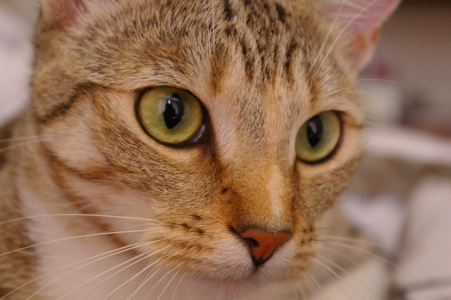
#> input picture skimage.data.chelsea(), 451 x 300 px
$ jupyter execute --allow-errors 02_clip.ipynb
#> lines starting #> are read from the running program, lines starting #| are printed output that depends on the picture
# セミナーII 第2回 実践：画像と文章の類似度で分類・検索する（CLIP）

**CLIP** は、画像と文章を、同じ512次元のベクトル空間に埋め込むモデルです。画像のベクトルと文章のベクトルのコサイン類似度を計算すれば、

- 画像に一番近い文章を候補から選ぶ → 好きな言葉をクラスにした分類（**ゼロショット分類**）
- 文章に一番近い画像を探す → 文章による画像の検索

ができます。画像の側には、講義で見た ViT が使われています。第1回では37品種の分類を学習しましたが、CLIP はこれを学習なしで解けます（5-3）。

**最初に**

1. メニューの「ファイル」→「ドライブにコピーを保存」で、自分のコピーを作ります。
2. 「ランタイム」→「ランタイムのタイプを変更」で **GPU**（T4 など）を選びます。
3. 上のセルから順に実行します（セルの左の ▶、または **Shift + Enter**）。

ログインや Google ドライブへのアクセスの許可は必要ありません。全体で約35分（うち計算 約3分）です。

- セルの右に入力欄やプルダウンが出るセルでは、そこで値を選んでから実行します（コードを書き換えても同じです）。
- 図を描く関数のセルは、コードを畳んであります。実行するだけでかまいません。
- このモデルは英語の文章で学習しています。ラベルや検索の文章は英語で書いてください。
- しばらく操作しないと接続が切れます。`NameError` が出たときは、1. から順に実行し直してください。

## 0. このノートブックの流れ

目安：約1分

| 節 | やること |
| --- | --- |
| 1. 準備 | ライブラリとモデルを読み込む |
| 2. 手法を知る | 第1回の分類との違い、CLIP の仕組み、学習のしかた（対照学習） |
| 3. 例の画像で試す | ゼロショット分類を、途中の値を見ながら1枚ずつ追う |
| 4. 自分の画像で試す | 自分の写真を、自分で決めたラベルで分類する |
| 5. やってみよう | ラベルの文章を変える、候補にない答え、第1回の37品種を解く |
| 6. 活用 | 文章で画像を検索する、似た画像を検索する |
| 7. まとめ | 分かったことと、苦手なこと |

## 1. 準備

目安：約3分（うち計算 約1分）

`device: cuda` と GPU の名前が表示されれば準備完了です。`device: cpu` と表示されたら、「ランタイム」→「ランタイムのタイプを変更」で GPU を選んで、もう一度実行してください。

[cell 1]
import importlib.util
import io
import subprocess
import sys
import time

# Colab に入っていないライブラリがあれば入れる
for package in ["transformers", "datasets", "pooch"]:
    if importlib.util.find_spec(package) is None:
        subprocess.run([sys.executable, "-m", "pip", "install", "-q", package], check=True)

import matplotlib.pyplot as plt
import numpy as np
import torch
import torch.nn.functional as F
from datasets import load_dataset
from PIL import Image, ImageOps
from skimage import data
from transformers import CLIPModel, CLIPProcessor

#> (the rest of this cell did not finish here and is left out)

CLIP（ViT-B/32、約1億5000万パラメータ）を読み込み、画像と文章をベクトルにする関数を定義します。初回は重み（約600MB）をダウンロードします。`HF_TOKEN` に関する警告が表示されても無視してかまいません。

- モデル：[laion/CLIP-ViT-B-32-laion2B-s34B-b79K](https://huggingface.co/laion/CLIP-ViT-B-32-laion2B-s34B-b79K)（MIT）。LAION が公開している、CLIP と同じ仕組みのモデル（OpenCLIP）。モデルカードでは、研究のための利用を想定し、英語以外での利用や、製品への組み込みは対象外としています
- 論文：A. Radford et al., "Learning Transferable Visual Models From Natural Language Supervision," ICML 2021（[arXiv:2103.00020](https://arxiv.org/abs/2103.00020)）

[cell 2]
CLIP_ID = "laion/CLIP-ViT-B-32-laion2B-s34B-b79K"
#> (the rest of this cell did not finish here and is left out)

図を描く関数と、例の画像を用意します。

[cell 3]
# @title 図を描く関数と、例の画像（実行するだけでよい） { display-mode: "form" }
PETS_ID = "timm/oxford-iiit-pet"  # 第1回と同じデータセット
PETS_REVISION = "089695c834a7deb60505b7cc506672db1c31a6aa"
_pets = {}

images = {  # scikit-image に入っている写真
    "cat": Image.fromarray(data.chelsea()),                      # 撮影 Stefan van der Walt（CC0）
    "astronaut": Image.fromarray(data.astronaut()),              # NASA（パブリックドメイン）
    "coffee": Image.fromarray(data.coffee()),                    # 撮影 Rachel Michetti（CC0）
    "rocket": Image.fromarray(data.rocket()),                    # SpaceX（パブリックドメイン）
    "motorcycle": Image.fromarray(data.stereo_motorcycle()[0]),  # Middlebury 2014 ステレオデータセット
    "coins": Image.fromarray(data.coins()).convert("RGB"),       # Brooklyn Museum（著作権の制限は知られていない）
}
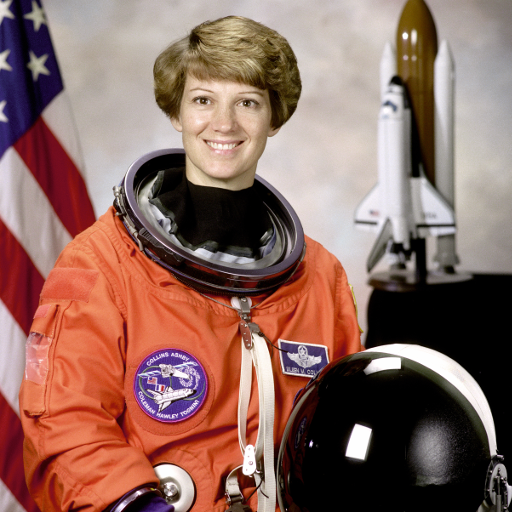
#> input picture skimage.data.astronaut(), 512 x 512 px
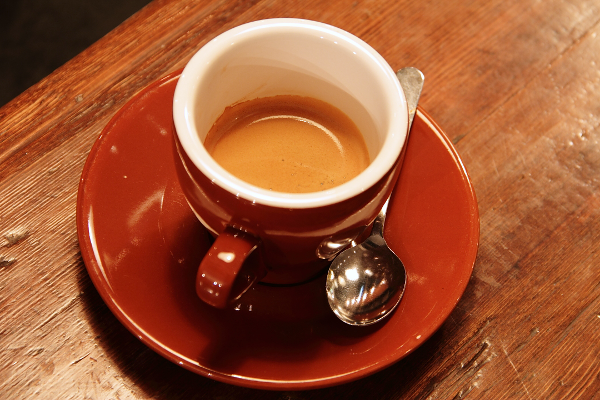
#> input picture skimage.data.coffee(), 600 x 400 px
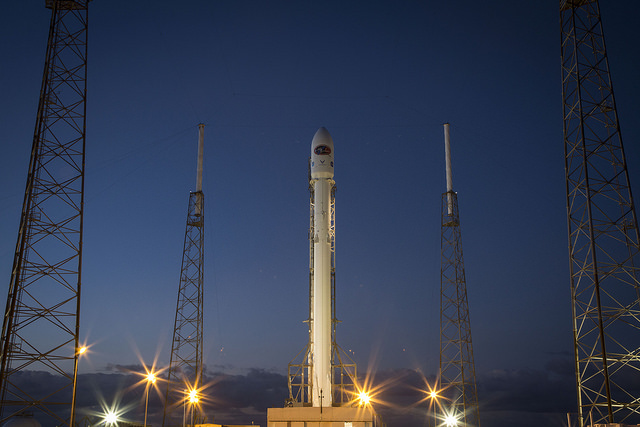
#> input picture skimage.data.rocket(), 640 x 427 px
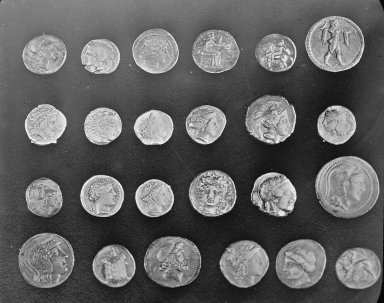
#> input picture skimage.data.coins(), 384 x 303 px
#| 例の画像: ['cat', 'astronaut', 'coffee', 'rocket', 'motorcycle', 'coins']
#> further down, image is the input picture: PIL image 451x300 RGB; mean R, G, B 147.7, 111.4, 86.8


def split_labels(text):
    return [t.strip() for t in text.split(",") if t.strip()]


# [14 lines left out: function show_probs, not called in this run]


def show_questions(questions, columns=3):
    # (画像の名前, [ラベル]) のリストを、小さな図にまとめて並べる
#> called with columns = 2
    rows = (len(questions) + columns - 1) // columns
    fig, axes = plt.subplots(rows, columns * 2, figsize=(6.4 * columns, 2.6 * rows), squeeze=False,
                             width_ratios=[1, 1.6] * columns)
    for ax in axes.flat:
        ax.axis("off")
    for k, (name, labels) in enumerate(questions):
        ax_image, ax_bar = axes[k // columns, (k % columns) * 2], axes[k // columns, (k % columns) * 2 + 1]
        probs = classify(images[name], labels)
        ax_image.imshow(ImageOps.fit(images[name], (224, 224)))
        ax_image.set_title(name, fontsize=10)
        ax_bar.axis("on")
        ax_bar.barh(labels[::-1], probs.numpy()[::-1])
        ax_bar.set_xlim(0, 1)
        ax_bar.tick_params(labelsize=9)
        for j, p in enumerate(probs.numpy()[::-1]):
            ax_bar.text(min(p + 0.03, 0.8), j, f"{p:.2f}", va="center", fontsize=9)
#| 使える画像の名前: ['cat', 'astronaut', 'coffee', 'rocket', 'motorcycle', 'coins']
    plt.tight_layout()
    plt.show()


# [17 lines left out: function show_similarity, not called in this run]


def load_pets():
    # 第1回のデータセットの test（3669枚）と、その画像のベクトル。1回だけ計算して使い回す
    if not _pets:
        start = time.time()
        test = load_dataset(PETS_ID, revision=PETS_REVISION, split="test")
        _pets["data"] = test
        _pets["names"] = [n.replace("_", " ") for n in test.features["label"].names]
        _pets["labels"] = torch.tensor(test["label"])
        _pets["features"] = encode_images(test["image"])
        print(f"test の {len(test)} 枚をベクトルにしました（{time.time() - start:.0f} 秒）")
    return _pets


# [22 lines left out: functions show_gallery, fit_size, not called in this run]


print("例の画像:", list(images))

## 2. 手法を知る

目安：約8分

### 2-1. 第1回の分類との違い

第1回のモデルは、最後の**分類ヘッド**（全結合層）が、512次元の特徴ベクトルから37品種のスコアを出していました。分類ヘッドの重み（37×512）は学習で決めるので、クラスを変えるには、正解を付けた画像を集めて学習し直す必要があります。

CLIP は、画像と文章の両方を、**同じ512次元の空間**のベクトルにします。意味が対応する画像と文章のベクトルは、コサイン類似度が大きくなるように学習してあります。分類するときは、ラベルを文章（"a photo of a cat" など）にしてベクトルにし、画像のベクトルとのコサイン類似度が一番大きいものを答えにします。ラベルは好きな文章にできるので、学習し直さずに、新しいクラスで分類できます（**ゼロショット分類**）。

### 2-2. CLIP の仕組み

| 部品 | 処理 |
| --- | --- |
| 画像エンコーダ（ViT-B/32） | 画像を 224×224 にそろえ、32×32 画素のパッチ（7×7 = 49個）をトークンにして Transformer に入れ、512次元のベクトルにする |
| 文章エンコーダ（Transformer） | 文章を単語（の断片）のトークンに分けて Transformer に入れ、512次元のベクトルにする |
| 類似度 | 両方のベクトルを長さ1に正規化し、内積（＝コサイン類似度）を計算する |

ゼロショット分類では、画像と各ラベルのコサイン類似度に倍率（このモデルでは100）をかけ、softmax で確率にします。これは、第1回の分類ヘッドと同じ「重み × 特徴ベクトル → softmax」の形で、**重みの各行を、学習で決める代わりに、ラベルの文章のベクトルにしたもの**です（バイアスはなし。論文でもこの見方を説明しています）。

下のセルで、5枚の画像と5つの文章をベクトルにして、コサイン類似度の表を作ります。

[cell 4]
names = ["cat", "astronaut", "coffee", "rocket", "motorcycle"]
texts = ["a photo of a cat", "a photo of an astronaut", "a photo of a cup of coffee",
         "a photo of a rocket launch", "a photo of a motorcycle"]

#> (the rest of this cell did not finish here and is left out)

各行で、対角線（正しい組）の値が一番大きくなっています。コサイン類似度の値そのものは 0.1〜0.3 程度で差も小さいですが、倍率100をかけてから softmax にするので、確率では大きな差になります（3. で確かめます）。

### 2-3. どうやって学習したか（対照学習）

CLIP は、Web から集めた**画像と、その説明文の組**で学習します。人が正解のラベルを付ける必要はありません。論文の CLIP は4億組で学習しました。このノートブックのモデルは、LAION-5B（58.5億組）の英語の部分（約20億組）で学習しています。

学習のしかたは、上の表で説明できます。

1. ミニバッチの N 組の画像と文章を、それぞれベクトルにする
2. N×N のコサイン類似度の表を作る
3. **対角線（正しい組）を大きく、それ以外（間違った組）を小さく**するように、両方のエンコーダの重みを更新する

3. の Loss は、表の各行で「この画像に合う文章は N 個のうちどれか」、各列で「この文章に合う画像はどれか」を当てる分類の**交差エントロピー**です。第1回と同じ Loss を、クラスの代わりにミニバッチの中の文章（画像）に対して使っています。論文の CLIP のミニバッチは 32,768 組でした。倍率（温度の逆数）も学習するパラメータで、100 を上限にしています。

## 3. 例の画像で試す

目安：約5分

猫の画像を、3つのラベルでゼロショット分類します。2-2 の計算を1段ずつ実行し、途中の値を表示します。

[cell 5]
image = images["cat"]
labels = ["a photo of a cat", "a photo of a dog", "a photo of a car"]

#> (the rest of this cell did not finish here and is left out)

コサイン類似度の差は 0.1〜0.2 程度ですが、100倍すると 10〜20 の差になり、softmax で確率がほぼ1と0に分かれます。

同じ8個のラベルで、6枚の画像を分類します（`classify` は ①〜④ をまとめた関数です）。どのラベルも、学習で決まっていたクラスではなく、ここで書いた文章です。

[cell 6]
LABELS = ["a photo of a cat", "a photo of a dog", "a photo of an astronaut", "a photo of a cup of coffee",
          "a photo of a rocket", "a photo of a motorcycle", "a photo of old coins", "a photo of a car"]
#> (the rest of this cell did not finish here and is left out)

## 4. 自分の画像で試す

目安：約5分（画像を用意する時間は除く）

`USE_UPLOAD` にチェックを入れて実行すると、アップロードのボタンが表示されます（Colab のみ）。アップロードした画像は、ファイル名（拡張子を除く）の名前で、5. と 6. でも使えます。`LABELS` に、カンマで区切って英語のラベルを書きます。

[cell 7]
USE_UPLOAD = False  # @param {type:"boolean"}
LABELS = "a photo of a cat, a photo of a dog, a photo of a person, a photo of food, a photo of a building"  # @param {type:"string"}

if USE_UPLOAD:
    from google.colab import files

    for filename, content in files.upload().items():
        name = filename.rsplit(".", 1)[0]
        images[name] = fit_size(Image.open(io.BytesIO(content)))
        labels = split_labels(LABELS)
        show_probs(images[name], labels, classify(images[name], labels), name)
print("使える画像の名前:", list(images))
